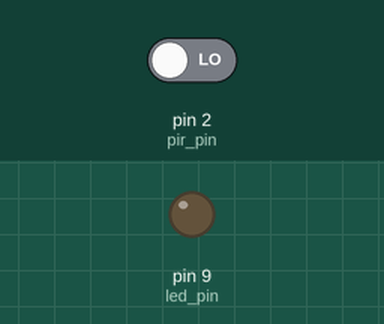
The sketch below on a simulated Arduino Uno, built with avr-gcc and run on an emulated ATmega328P. Shown: output pins drawn as LEDs (lit = HIGH). The inputs (shaded band) are chosen by the test bench; at power-on: pin 2 (pir_pin) LOW.

Above: at 1.2 s.
1.3 s: pin 2 (pir_pin) driven HIGH
At 2.3 s:
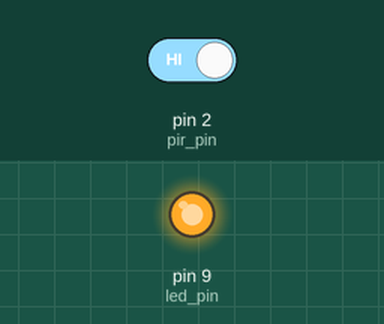
2.8 s: pin 2 (pir_pin) driven LOW
At 3.5 s:
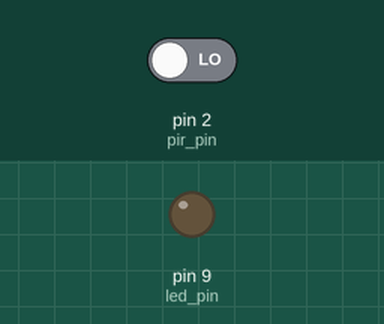
Timing chart, 0 to 5.8 s (numbered marks = the images above; inputs shaded):
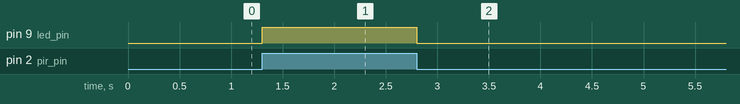

The sketch:

new_motion_detector.ino
```cpp
int led_pin = 9;
int pir_pin = 2;
void setup() {
  // put your setup code here, to run once:
  pinMode(pir_pin, INPUT);
  pinMode(led_pin, OUTPUT);
}

void loop() {
  // put your main code here, to run repeatedly:
  bool motion_detected = digitalRead(pir_pin);
  if (motion_detected == HIGH) {
    digitalWrite(led_pin, HIGH);
  }else {
    digitalWrite(led_pin, LOW);
  }
  delay(100);
}
```

Measured:
- after the input at 1.3 s, pin 9 (led_pin): LOW → HIGH at once
- after the input at 2.8 s, pin 9 (led_pin): HIGH → LOW at once
